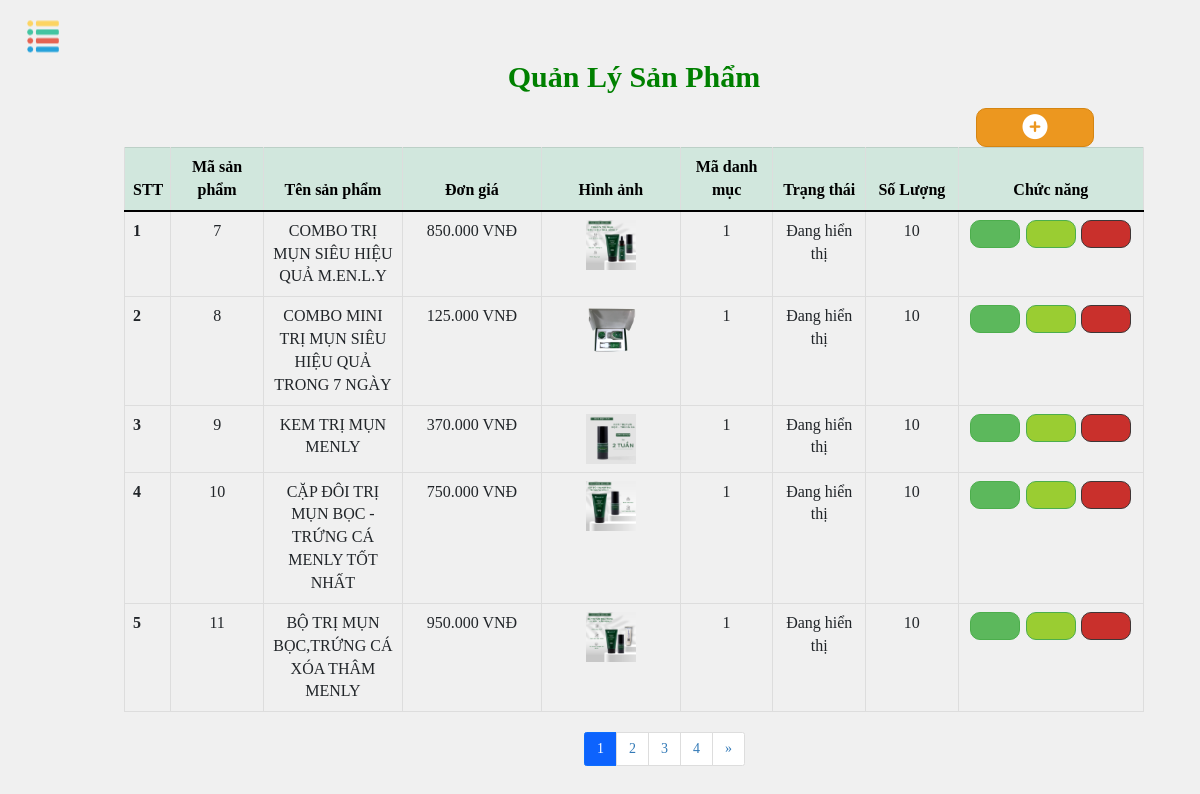
The page /admin/index.php?url=qlsanpham&page=1 (signed in) on the database its author committed.
### tables this page shows
CREATE TABLE `sanpham` (
  `MaSP` int(11) NOT NULL,
  `TenSP` varchar(100) NOT NULL,
  `DonGia` decimal(10,0) NOT NULL,
  `HinhAnh` varchar(100) NOT NULL,
  `MaDM` int(11) NOT NULL,
  `TrangThai` int(11) NOT NULL,
  `MoTa` text NOT NULL
);

CREATE TABLE `nhapxuat` (
  `MaNhapXuat` int(11) NOT NULL,
  `MaSP` int(11) NOT NULL,
  `GiaNhap` decimal(10,0) NOT NULL,
  `GiaXuat` decimal(10,0) NOT NULL,
  `SoLuongNhap` int(11) NOT NULL,
  `NgayApDung` date NOT NULL
);

### admin/QLSP/qlsanpham.php (the view, shortened to what this page needs)
<!DOCTYPE html>
<html lang="en">
<head>
    <link rel="stylesheet" href="https://maxcdn.bootstrapcdn.com/bootstrap/3.3.7/css/bootstrap.min.css">
      <link rel="stylesheet" href="https://maxcdn.bootstrapcdn.com/font-awesome/4.7.0/css/font-awesome.min.css">
      <link rel="stylesheet" href="./assets/css/QLSP/QLSP.css"/>
      <link rel="stylesheet" href="./assets/css/index.css"/>
      <link rel="stylesheet" href="https://cdnjs.cloudflare.com/ajax/libs/limontesweetalert2/7.2.0/sweetalert2.min.css"/>
</head>
<body>
    <?php include "./connect.php";?>
    <h1 class="title"></h1>
<table class="table table-bordered" style="text-align:center;margin-left:50px">
<a type="button" class="btn-button1" href="./index.php?url=add"> <i class="fas fa-plus-circle" id='icon-icon'></i></a>
  <thead class="table-success">
    <tr>
      <th scope="col" class="title-table" style="width: 1%">STT</th>
      <th scope="col" class="title-table" style="width: 2%">Mã sản phẩm</th>
      <th scope="col" class="title-table" style="width: 3%">Tên sản phẩm</th>
      <th scope="col" class="title-table" style="width: 3%">Đơn giá</th>
      <th scope="col" class="title-table" style="width: 3%">Hình ảnh</th>
      <th scope="col" class="title-table" style="width: 2%">Mã danh mục</th>
      <th scope="col" class="title-table" style="width: 2%">Trạng thái</th>
      <th scope="col" class="title-table" style="width: 2%">Số Lượng</th>
      <div>
          <th scope="col" class="title-table" style="width: 4%">Chức năng</th>
      </div>
    </tr>
  </thead>
  <tbody>
      <?php
      $sql = "SELECT * FROM sanpham";
      $kq = mysqli_query($conn,$sql);
      $num_rows = mysqli_num_rows($kq);
      $rows = 5;
      if(isset($_GET['page'])&&$_GET['page']>0){
        $page = ($_GET['page']-1)*$rows;
      }
      else {$page = 1;echo "<script>window.location.href='./index.php?url=qlsanpham&page=1'</script>"; }
      $sql="SELECT sp.MaSP,sp.TenSP,sp.DonGia,sp.HinhAnh,sp.MaDM,sp.TrangThai,nx.SoLuongNhap FROM sanpham as sp,nhapxuat as nx where sp.MaSP=nx.MaSP and nx.GiaXuat = sp.DonGia limit $page,$rows";
      $result = mysqli_query($conn,$sql);
      if(mysqli_num_rows($result)>0){
        $count=0;
        while($row=mysqli_fetch_array($result)){
            $count++;
      ?>
    <tr>
      <th scope="row"><?php echo $count ?></th>
      <td><?php echo $row['MaSP'] ?></td>
      <td style="word-wrap:break-word"><?php echo $row['TenSP'] ?></td>
      <td><?php echo number_format($row['DonGia'],0,",",".")." VNĐ"; ?></td>
      <td><img style="background-image: none;" class="image" src="./assets/images/images_product/<?php echo $row['HinhAnh'] ?>"></td>
      <td><?php echo $row['MaDM'] ?></td>
      <td><?php if($row['TrangThai']==1) echo "Đang hiển thị";
        else echo "Chưa hiển thị"?></td>
      <td><?php echo $row["SoLuongNhap"] ?></td>
      <div>
      <td>
              <a type="button" class="btn-button2" href="./index.php?url=view&id=<?php echo $row['MaSP']; ?>"> <i class="far fa-eye" id='icon'></i></button>
              <a type="button" class="btn-button4" href="./index.php?url=edit&id=<?php echo $row['MaSP']; ?>"> <i class="fas fa-edit" id='icon'></i></button>
              <a onclick="return Delete ('<?php echo $row['TenSP']; ?>')"  type="button" class="btn-button3" href="./index.php?url=delete&id=<?php echo $row['MaSP']; ?>"> <i class="fas fa-trash-alt" id='icon'></i></button>
            </td>
        </div>
    </tr>
    <?php }}?>
  </tbody>
</table>
<?php if(ceil($num_rows / $rows)>1){?>
<nav aria-label="Page navigation example" style="margin-left:50%;">
  <ul class="pagination">
    <?php $num_pages = ceil($num_rows / $rows);
          for($i=1;$i<=$num_pages;$i++) {
    ?>
    <li class="page-item"><a class="page-link" href="./index.php?url=qlsanpham&page=<?php echo $i ?>"><?php echo $i; ?></a></li>
    <?php } if(isset($_GET['page'])&& $_GET['page']!=$num_pages){?>
    <li class="page-item">
      <a class="page-link" href="./index.php?url=qlsanpham&page=<?php if(isset($_GET['page'])) echo $_GET['page']+1 ?>" aria-label="Next">
        <span aria-hidden="true">&raquo;</span>
      </a>
    </li>
    <?php } ?>
  </ul>
</nav>
<?php } ?>
</body>
</html>

### admin/assets/css/index.css (style rules this page uses)
* { box-sizing:border-box; -moz-box-sizing:border-box; -webkit-box-sizing:border-box; margin-top: 0px !important; }
body { background: #f0f0f0; }
.table { table-layout: fixed; }
#icon { font-family: 'Font Awesome 5 Pro'; }
.active_1 { background-color: #0d63fd !important; color: #fff !important; border-color: #0d6efd !important; }

### admin/assets/css/QLSP/QLSP.css (style rules this page uses)
.title { text-align: center; font-size:30px; color:green; margin:20px 0px 15px 100px; font-weight: bold; }
.title-table { text-align: center; }
.btn-button2 { align-items:flex-start; background-color:#5cb85c; border-color:#4cae4c; border-radius:10px; border-style:solid; border-width:1px; color:#ffffff; font-family:Helvetica Neue; font-size:14px; line-height:20px; padding:6px 12px; text-align:center; width: 50px; transform:translateX(-6px); }
.btn-button1 { align-items:flex-start; background-color:#ec971f; border-color:#d58512; border-radius:10px; border-style:solid; border-width:1px; color:#ffffff; font-family:Helvetica Neue; font-size:14px; line-height:20px; padding:6px 12px; text-align:center; float:right; width: 118px; height: 39px; transform: translateY(0px); }
#icon-icon { font-size:25px; }
.btn-button3 { align-items:flex-start; background-color:#c9302c; border-color:#3f3636; border-radius:10px; border-style:solid; border-width:1px; color:#ffffff; font-family:Helvetica Neue; font-size:14px; line-height:20px; padding:6px 12px; text-align:center; margin-right: 10px; transform: translateX(5px); width: 50px; }
.btn-button4 { align-items:flex-start; background-color:yellowgreen; border-color:#4cae4c; border-radius:10px; border-style:solid; border-width:1px; color:#ffffff; font-family:Helvetica Neue; font-size:14px; line-height:20px; padding:6px 12px; text-align:center; width: 50px; transform:translateX(0px); }
.btn .btn-button1,.btn-button2,.btn-button3 { margin:10px 0px 10px 0px; }
.image { width:50px; min-height:100% }

### rows shown on the page
sanpham: MaSP "7", TenSP "COMBO TRỊ MỤN SIÊU HIỆU QUẢ M.EN.L.Y", DonGia "850.000", HinhAnh (picture), MaDM "1", TrangThai "Đang hiển thị", nhapxuat.SoLuongNhap "10"
sanpham: MaSP "8", TenSP "COMBO MINI TRỊ MỤN SIÊU HIỆU QUẢ TRONG 7 NGÀY", DonGia "125.000", HinhAnh (picture), MaDM "1", TrangThai "Đang hiển thị", nhapxuat.SoLuongNhap "10"
sanpham: MaSP "9", TenSP "KEM TRỊ MỤN MENLY", DonGia "370.000", HinhAnh (picture), MaDM "1", TrangThai "Đang hiển thị", nhapxuat.SoLuongNhap "10"
sanpham: MaSP "10", TenSP "CẶP ĐÔI TRỊ MỤN BỌC - TRỨNG CÁ MENLY TỐT NHẤT", DonGia "750.000", HinhAnh (picture), MaDM "1", TrangThai "Đang hiển thị", nhapxuat.SoLuongNhap "10"
sanpham: MaSP "11", TenSP "BỘ TRỊ MỤN BỌC,TRỨNG CÁ XÓA THÂM MENLY", DonGia "950.000", HinhAnh (picture), MaDM "1", TrangThai "Đang hiển thị", nhapxuat.SoLuongNhap "10"
